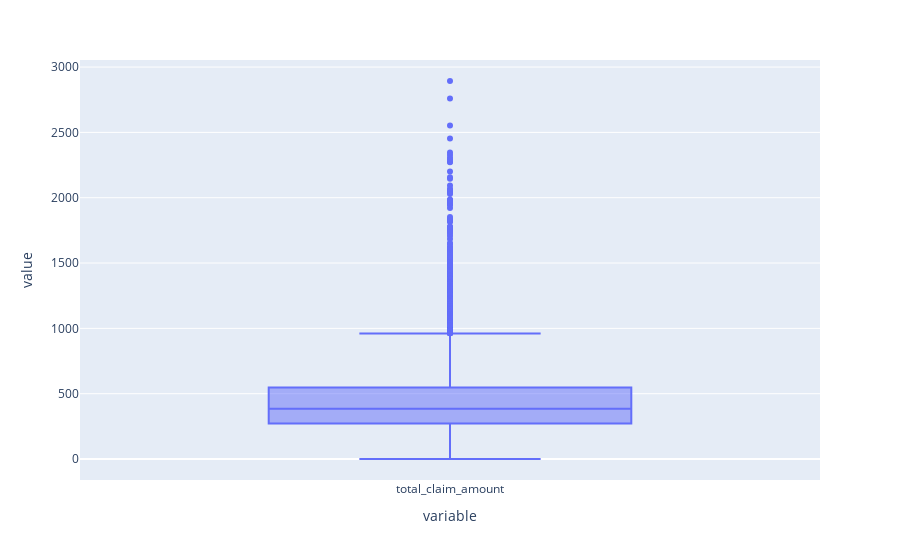

Notebook source saved alongside this figure:
### Code cell
import plotly.express as px

px.box(mkt['total_claim_amount'])

### Figure 1 — Plotly figure (JSON) as saved in the notebook; plotly's stock layout.template omitted (floating-point values rounded to 4 significant figures; data arrays with more than 128 entries replaced by an {"elided": "..."} marker saying what was removed)
{"data": [{"alignmentgroup": "True", "hovertemplate": "variable=%{x}<br>value=%{y}<extra></extra>", "legendgroup": "", "marker": {"color": "#636efa"}, "name": "", "notched": false, "offsetgroup": "", "orientation": "v", "showlegend": false, "type": "box", "x": {"elided": "9134 str values"}, "x0": " ", "xaxis": "x", "y": {"elided": "9134 float values"}, "y0": " ", "yaxis": "y"}], "layout": {"boxmode": "group", "legend": {"tracegroupgap": 0}, "margin": {"t": 60}, "xaxis": {"anchor": "y", "domain": [0, 1], "title": {"text": "variable"}}, "yaxis": {"anchor": "x", "domain": [0, 1], "title": {"text": "value"}}}}
